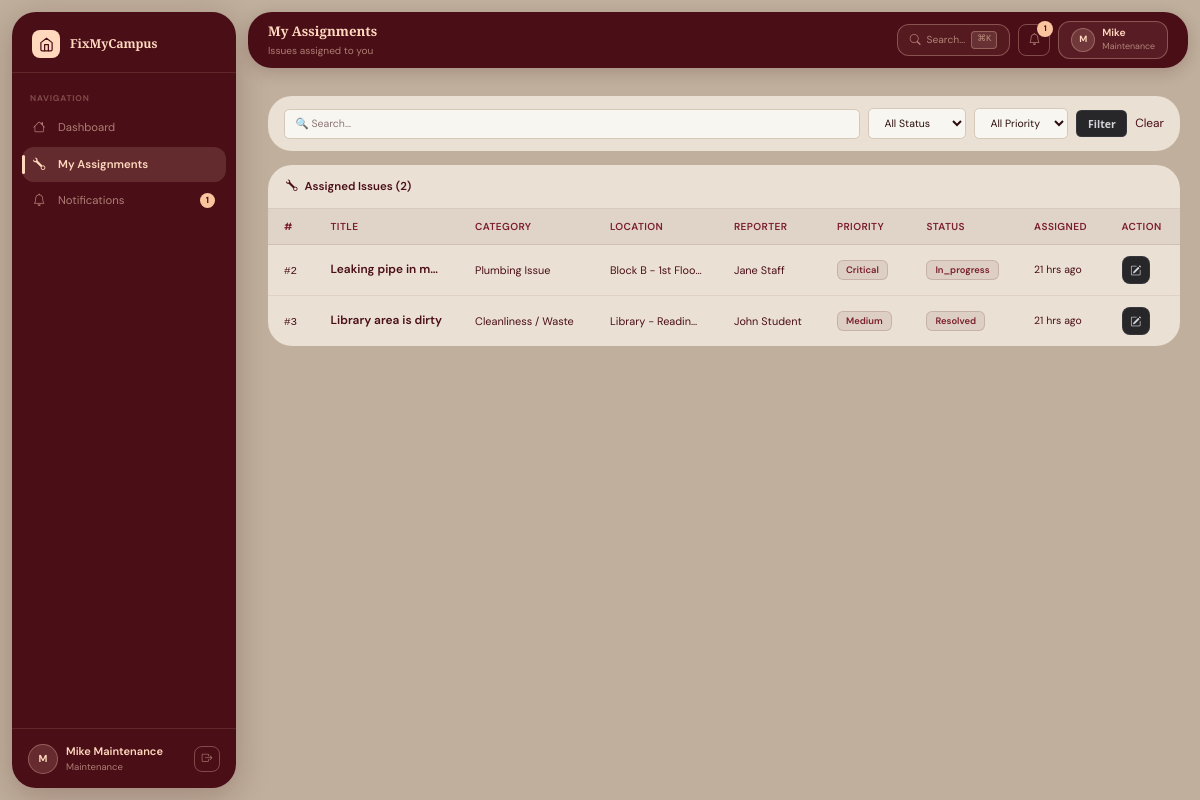
Page /maintenance/my_assignments.php (signed in) on the committed database.
### tables this page shows
CREATE TABLE IF NOT EXISTS issues (
    issue_id INT(11) NOT NULL AUTO_INCREMENT,
    title VARCHAR(200) NOT NULL,
    description TEXT NOT NULL,
    category_id INT(11) DEFAULT NULL,
    location VARCHAR(200) NOT NULL,
    priority ENUM('low','medium','high','critical') NOT NULL DEFAULT 'medium',
    status ENUM('pending','in_progress','resolved','closed','rejected') NOT NULL DEFAULT 'pending',
    reported_by INT(11) NOT NULL,
    assigned_to INT(11) DEFAULT NULL,
    parent_id INT(11) DEFAULT NULL,
    is_parent TINYINT(1) DEFAULT 0,
    affected_count INT(11) DEFAULT 1,
    admin_remark TEXT DEFAULT NULL,
    created_at DATETIME DEFAULT CURRENT_TIMESTAMP,
    updated_at DATETIME DEFAULT CURRENT_TIMESTAMP ON UPDATE CURRENT_TIMESTAMP,
    PRIMARY KEY (issue_id),
    KEY fk_reported_by (reported_by),
    KEY fk_assigned_to (assigned_to),
    KEY fk_category (category_id),
    KEY fk_parent_issue (parent_id),
    CONSTRAINT fk_reported_by FOREIGN KEY (reported_by) REFERENCES users(user_id) ON DELETE CASCADE,
    CONSTRAINT fk_assigned_to FOREIGN KEY (assigned_to) REFERENCES users(user_id) ON DELETE SET NULL,
    CONSTRAINT fk_category FOREIGN KEY (category_id) REFERENCES categories(category_id) ON DELETE SET NULL,
    CONSTRAINT fk_parent_issue FOREIGN KEY (parent_id) REFERENCES issues(issue_id) ON DELETE SET NULL
);

CREATE TABLE IF NOT EXISTS categories (
    category_id INT(11) NOT NULL AUTO_INCREMENT,
    category_name VARCHAR(100) NOT NULL,
    icon VARCHAR(50) DEFAULT 'bi-tools',
    description TEXT DEFAULT NULL,
    PRIMARY KEY (category_id),
    UNIQUE KEY category_name (category_name)
);

CREATE TABLE IF NOT EXISTS users (
    user_id INT(11) NOT NULL AUTO_INCREMENT,
    full_name VARCHAR(100) NOT NULL,
    email VARCHAR(150) NOT NULL,
    password VARCHAR(255) NOT NULL,
    role ENUM('student','staff','admin','maintenance') NOT NULL DEFAULT 'student',
    department VARCHAR(100) DEFAULT NULL,
    phone VARCHAR(15) DEFAULT NULL,
    avatar VARCHAR(255) DEFAULT NULL,
    created_at DATETIME DEFAULT CURRENT_TIMESTAMP,
    PRIMARY KEY (user_id),
    UNIQUE KEY email (email)
);

### maintenance/my_assignments.php (the view, shortened to what this page needs)
<?php
require_once '../includes/notification_helper.php';
$u = currentUser();
$search         = trim($_GET['search'] ?? '');
$where = ["i.assigned_to = ?"];
$params = [$u['id']];
$sql = "SELECT i.*,c.category_name,u.full_name AS reporter FROM issues i LEFT JOIN categories c ON i.category_id=c.category_id LEFT JOIN users u ON i.reported_by=u.user_id WHERE ".implode(' AND ',$where)." ORDER BY FIELD(i.priority,'critical','high','medium','low'),i.created_at DESC";
$stmt = $pdo->prepare($sql); $stmt->execute($params); $issues=$stmt->fetchAll();
?>
<!DOCTYPE html>
<html lang="en">
<head><meta charset="UTF-8"><meta name="viewport" content="width=device-width,initial-scale=1.0">
<link rel="stylesheet" href="https://cdn.jsdelivr.net/npm/bootstrap-icons@1.11.3/font/bootstrap-icons.min.css">
<script src="https://cdn.tailwindcss.com"></script>
<link rel="stylesheet" href="../assets/css/style.css"></head>
<body>
<div class="app-wrapper">
  <?php include '../includes/sidebar.php'; ?>
  <div class="main-content">
    <?php include '../includes/topbar.php'; ?>
    <div class="page-content">
      <form method="GET" class="filter-bar">
        <input type="text" name="search" placeholder="🔍 Search..." value="<?= htmlspecialchars($search) ?>" class="bg-[#f8f6f0] border border-[#d4c8b8] text-[#2b0d0d] placeholder-[#8a7575] text-xs rounded-md px-3 py-2 focus:outline-none focus:border-amber-700 focus:ring-1 focus:ring-amber-700" style="flex:1;min-width:200px;">
        <select name="status" class="bg-[#f8f6f0] border border-[#d4c8b8] text-[#2b0d0d] placeholder-[#8a7575] text-xs rounded-md px-3 py-2 focus:outline-none focus:border-amber-700 focus:ring-1 focus:ring-amber-700">
          <option value="">All Status</option>
        </select>
        <select name="priority" class="bg-[#f8f6f0] border border-[#d4c8b8] text-[#2b0d0d] placeholder-[#8a7575] text-xs rounded-md px-3 py-2 focus:outline-none focus:border-amber-700 focus:ring-1 focus:ring-amber-700">
          <option value="">All Priority</option>
        </select>
        <button type="submit" class="bg-zinc-800 text-zinc-300 border border-zinc-700/60 hover:bg-zinc-700/80 hover:text-zinc-100 font-sans text-xs font-semibold px-3 py-1.5 rounded-md transition-colors shadow-none focus:outline-none focus:ring-1 focus:ring-zinc-600">Filter</button>
        <a href="my_assignments.php" style="color:var(--text-muted);font-size:0.85rem;text-decoration:none;align-self:center;">Clear</a>
      </form>
      <div class="panel">
        <div class="panel-header"><span><i class="bi bi-wrench me-2"></i>Assigned Issues (<?= count($issues) ?>)</span></div>
        <?php if(empty($issues)): ?>
          <div class="empty-state"><i class="bi bi-inbox"></i><h5>No assignments</h5><p>Issues assigned to you will appear here.</p></div>
        <?php else: ?>
          <table class="table-dark-custom">
            <thead><tr><th>#</th><th>Title</th><th>Category</th><th>Location</th><th>Reporter</th><th>Priority</th><th>Status</th><th>Assigned</th><th>Action</th></tr></thead>
            <tbody>
            <?php foreach($issues as $iss): ?>
            <tr>
              <td><code style="color:var(--text-muted);font-size:0.78rem;">#<?= $iss['issue_id'] ?></code></td>
              <td style="max-width:140px;font-size:0.85rem;font-weight:600;overflow:hidden;text-overflow:ellipsis;white-space:nowrap;"><?= htmlspecialchars($iss['title']) ?></td>
              <td style="font-size:0.78rem;color:var(--text-muted);"><?= htmlspecialchars($iss['category_name']??'N/A') ?></td>
              <td style="font-size:0.78rem;color:var(--text-muted);max-width:120px;overflow:hidden;text-overflow:ellipsis;white-space:nowrap;"><?= htmlspecialchars($iss['location']) ?></td>
              <td style="font-size:0.78rem;color:var(--text-muted);"><?= htmlspecialchars($iss['reporter']) ?></td>
              <td><?= getPriorityBadge($iss['priority']) ?></td>
              <td><?= getStatusBadge($iss['status']) ?></td>
              <td style="font-size:0.75rem;color:var(--text-muted);"><?= timeAgo($iss['updated_at']??$iss['created_at']) ?></td>
              <td>
                <a href="update_issue.php?id=<?= $iss['issue_id'] ?>" class="btn-sm-icon success" title="Update Status"><i class="bi bi-pencil-square"></i></a>
              </td>
            </tr>
            <?php endforeach; ?>
            </tbody>
          </table>
        <?php endif; ?>
      </div>
    </div>
  </div>
</div>
</body>
</html>

### includes/notification_helper.php (shortened to what this page needs)
<?php
function getPriorityBadge($priority) {
    $map = [
        'low'      => '<span class="badge badge-emerald">Low</span>',
        'medium'   => '<span class="badge badge-blue">Medium</span>',
        'high'     => '<span class="badge badge-amber">High</span>',
        'critical' => '<span class="badge badge-rose">Critical</span>',
    ];
    return $map[$priority] ?? '<span class="badge badge-zinc">' . ucfirst($priority) . '</span>';
}
function getStatusBadge($status) {
    $map = [
        'pending'     => '<span class="badge badge-amber">Pending</span>',
        'in_progress' => '<span class="badge badge-blue">In Progress</span>',
        'resolved'    => '<span class="badge badge-emerald">Resolved</span>',
        'closed'      => '<span class="badge badge-zinc">Closed</span>',
        'rejected'    => '<span class="badge badge-rose">Rejected</span>',
    ];
    return $map[$status] ?? '<span class="badge badge-zinc">' . ucfirst($status) . '</span>';
}
function timeAgo($datetime) {
    $time = strtotime($datetime);
    $diff = time() - $time;
    if ($diff < 86400) return floor($diff/3600) . ' hrs ago';
    return date('d M Y', $time);
}

### assets/css/style.css (style rules this page uses)
*,*::before,*::after { box-sizing:border-box;margin:0;padding:0 }
:root { --bg:#bfaf9c; --burg:#4A0E17; --burg2:#7B1E2B; --burg3:#5E1120; --cream:#EAE0D3; --cream2:#F5EDE3; --peach:#FFD8BE; --peach2:#FBC49E; --peach-dim:rgba(255,216,190,.55); --peach-dimmer:rgba(255,216,190,.3); --r:24px; --r-sm:12px; --g:12px; --sidebar-w:224px; --sidebar-margin:12px; }
html,body { min-height:100vh;background:var(--bg);font-family:'DM Sans',sans-serif;color:var(--burg);-webkit-font-smoothing:antialiased;font-size:14px }
a { text-decoration:none;transition:color .15s }
.app-wrapper { display:flex;min-height:100vh;background:var(--bg) }
.main-content { margin-left:calc(var(--sidebar-w) + var(--sidebar-margin) + var(--g)); flex:1; min-height:100vh; }
.page-content { padding:16px 20px 28px;max-width:1280px;margin:0 auto }
.panel { background:var(--cream);border-radius:var(--r);margin-bottom:14px;overflow:hidden }
.panel-header { padding:13px 18px;border-bottom:1px solid rgba(74,14,23,.1);font-size:.82rem;font-weight:600;color:var(--burg);display:flex;justify-content:space-between;align-items:center }
.table-dark-custom,.table-custom { width:100%;border-collapse:collapse;font-size:.8rem }
.table-dark-custom thead th,.table-custom thead th { background:rgba(74,14,23,.06);color:var(--burg2);font-weight:600;padding:10px 16px;border-bottom:1px solid rgba(74,14,23,.1);text-align:left;white-space:nowrap;font-size:.72rem;text-transform:uppercase;letter-spacing:.04em }
.table-dark-custom tbody td,.table-custom tbody td { padding:11px 16px;border-bottom:1px solid rgba(74,14,23,.07);color:var(--burg);vertical-align:middle }
.table-dark-custom tbody tr:last-child td,.table-custom tbody tr:last-child td { border-bottom:none }
.badge { display:inline-flex;align-items:center;border-radius:6px;padding:2px 8px;font-size:.67rem;font-weight:600;border:1px solid }
.badge-zinc { background:rgba(74,14,23,.08);color:var(--burg2);border-color:rgba(74,14,23,.15) }
.filter-bar { display:flex;gap:8px;flex-wrap:wrap;align-items:center;padding:12px 16px;background:var(--cream);border-radius:var(--r);margin-bottom:14px }
.filter-bar input,.filter-bar select { background:#f8f6f0;border:1px solid #d4c8b8;border-radius:0.375rem;color:#2b0d0d;padding:7px 11px;font-size:.75rem;font-family:'DM Sans',sans-serif;outline:none;transition:border-color .15s,box-shadow .15s }
.filter-bar select option { background:#ffffff;color:#2b0d0d }
.btn-sm-icon { width:28px;height:28px;border-radius:8px;border:1px solid rgba(63,63,70,.6);background:#27272a;color:#d4d4d8;display:inline-flex;align-items:center;justify-content:center;cursor:pointer;font-size:.78rem;text-decoration:none;transition:all .15s }
button,input[type="submit"] { font-family:'DM Sans',sans-serif;font-size:0.75rem;font-weight:600;border-radius:0.375rem;padding:0.375rem 0.75rem;transition:background-color .15s,border-color .15s,color .15s;box-shadow:none;background-color:#f4f4f5;color:#09090b;border:1px solid transparent;cursor:pointer }
input[type="text"],input[type="email"],input[type="password"],input[type="tel"],input[type="search"],select,textarea { background-color:#f8f6f0;border:1px solid #d4c8b8;color:#2b0d0d;font-size:0.75rem;border-radius:0.375rem;padding:0.5rem 0.75rem;font-family:'DM Sans',sans-serif;outline:none;transition:border-color .15s,box-shadow .15s }
input[type="text"]::placeholder,input[type="email"]::placeholder,input[type="password"]::placeholder,input[type="tel"]::placeholder,input[type="search"]::placeholder,textarea::placeholder { color:#8a7575;opacity:1 }
select option { background-color:#ffffff;color:#2b0d0d }
.me-2 { margin-right:8px }

### rows in the picture
issues: issue_id "2", title "Leaking pipe in m…", category.category_name "Plumbing Issue", location "Block B - 1st Floo…", reported_by.full_name "Jane Staff", priority "Critical", status "In_progress", updated_at "21 hrs ago"
issues: issue_id "3", title "Library area is dirty", category.category_name "Cleanliness / Waste", location "Library - Readin…", reported_by.full_name "John Student", priority "Medium", status "Resolved", updated_at "21 hrs ago"

### other values in the picture
$item['label'] "Dashboard"
$item['label'] "My Assignments"
$item['label'] "Notifications"
$item['badge'] "1"
$initials "M"
$u['name'] "Mike Maintenance"
$u['role'] "Maintenance"
$pageTitle "My Assignments"
$pageSubtitle "Issues assigned to you"
$unread "1"
substr($u['name'],0,1) "M"
explode(' ',$u['name'])[0] "Mike"
$role "Maintenance"
count($issues) "2"
